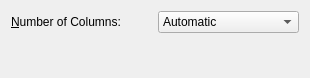
<?xml version="1.0" encoding="UTF-8"?>
<ui version="4.0">
 <class>grpDBExtend</class>
 <widget class="QWidget" name="grpDBExtend">
  <property name="geometry">
   <rect>
    <x>0</x>
    <y>0</y>
    <width>310</width>
    <height>78</height>
   </rect>
  </property>
  <property name="windowTitle">
   <string>Form</string>
  </property>
  <layout class="QVBoxLayout" name="verticalLayout">
   <item>
    <layout class="QHBoxLayout" name="horizontalLayout">
     <item>
      <widget class="QLabel" name="lblColumns">
       <property name="text">
        <string>&amp;Number of Columns:</string>
       </property>
       <property name="alignment">
        <set>Qt::AlignLeading|Qt::AlignLeft|Qt::AlignVCenter</set>
       </property>
       <property name="buddy">
        <cstring>cmbCols</cstring>
       </property>
      </widget>
     </item>
     <item>
      <widget class="QComboBox" name="cmbCols">
       <item>
        <property name="text">
         <string>Automatic</string>
        </property>
       </item>
       <item>
        <property name="text">
         <string>1</string>
        </property>
       </item>
       <item>
        <property name="text">
         <string>2</string>
        </property>
       </item>
       <item>
        <property name="text">
         <string>3</string>
        </property>
       </item>
       <item>
        <property name="text">
         <string>4</string>
        </property>
       </item>
       <item>
        <property name="text">
         <string>5</string>
        </property>
       </item>
       <item>
        <property name="text">
         <string>6</string>
        </property>
       </item>
       <item>
        <property name="text">
         <string>7</string>
        </property>
       </item>
       <item>
        <property name="text">
         <string>8</string>
        </property>
       </item>
       <item>
        <property name="text">
         <string>9</string>
        </property>
       </item>
      </widget>
     </item>
    </layout>
   </item>
   <item>
    <spacer name="verticalSpacer">
     <property name="orientation">
      <enum>Qt::Vertical</enum>
     </property>
     <property name="sizeHint" stdset="0">
      <size>
       <width>20</width>
       <height>30</height>
      </size>
     </property>
    </spacer>
   </item>
  </layout>
 </widget>
 <resources/>
 <connections/>
</ui>
